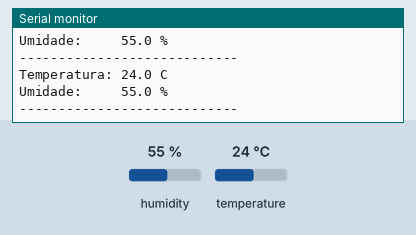
Bench run of a sketch on a simulated Arduino Uno, built with avr-gcc and run on an emulated ATmega328P. Shown: the last lines printed to the serial monitor. The test bench sets the inputs (shaded band); at power-on: humidity 55 %, temperature 24 °C.

Above: at 2.9 s.
3.0 s: humidity set to 22 %
At 4.9 s:
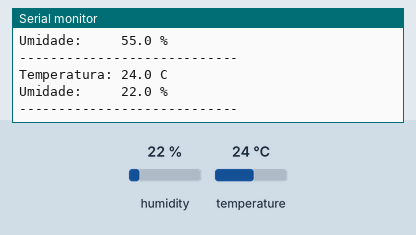
5.7 s: temperature set to 12 °C
At 7.6 s:
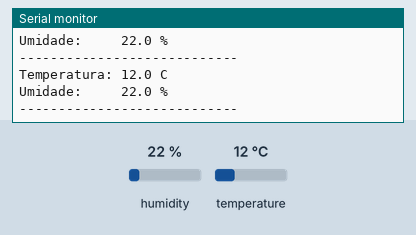
8.4 s: humidity set to 40 %
At 11.7 s:
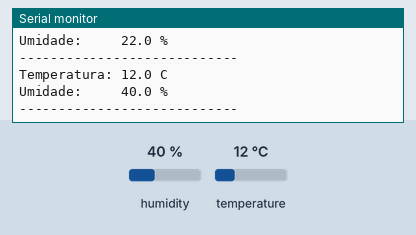
Timing chart, 0 to 13.2 s (numbered marks = the images above; inputs shaded):
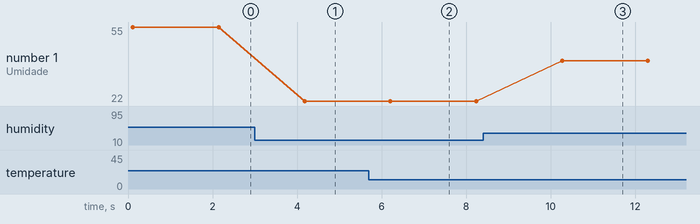

Measured:
- after the input at 3.0 s, the serial monitor: prints a new line after 1.2 s (image 1)
- after the input at 5.7 s, the serial monitor: prints a new line after 0.49 s (image 2)
- after the input at 8.4 s, the serial monitor: prints a new line after 1.9 s (image 3)
- plotted number 1: 55 → 22 after the input at 3.0 s, 22 → 40 after the input at 8.4 s

The sketch:

16_01_leitura_dht11.ino
```cpp
// =====================================================
// Sensor DHT11 - temperatura e umidade
// =====================================================
#include <DHT.h>
#define PINO_DHT 2
#define TIPO_DHT DHT11
DHT dht(PINO_DHT, TIPO_DHT);

void setup() {
  Serial.begin(9600);
  dht.begin();
  Serial.println("================================");
  Serial.println("       SENSOR DHT11");
  Serial.println("================================");
  Serial.println();
}

void loop() {
  float umidade = dht.readHumidity();
  float temperatura = dht.readTemperature();
  if (isnan(umidade) || isnan(temperatura)) {
    Serial.println("Erro ao ler o DHT11!");
    delay(2000);
    return;
  }
  Serial.print("Temperatura: ");
  Serial.print(temperatura, 1);
  Serial.println(" C");
  Serial.print("Umidade:     ");
  Serial.print(umidade, 1);
  Serial.println(" %");
  Serial.println("----------------------------");
  delay(2000);
}
```
